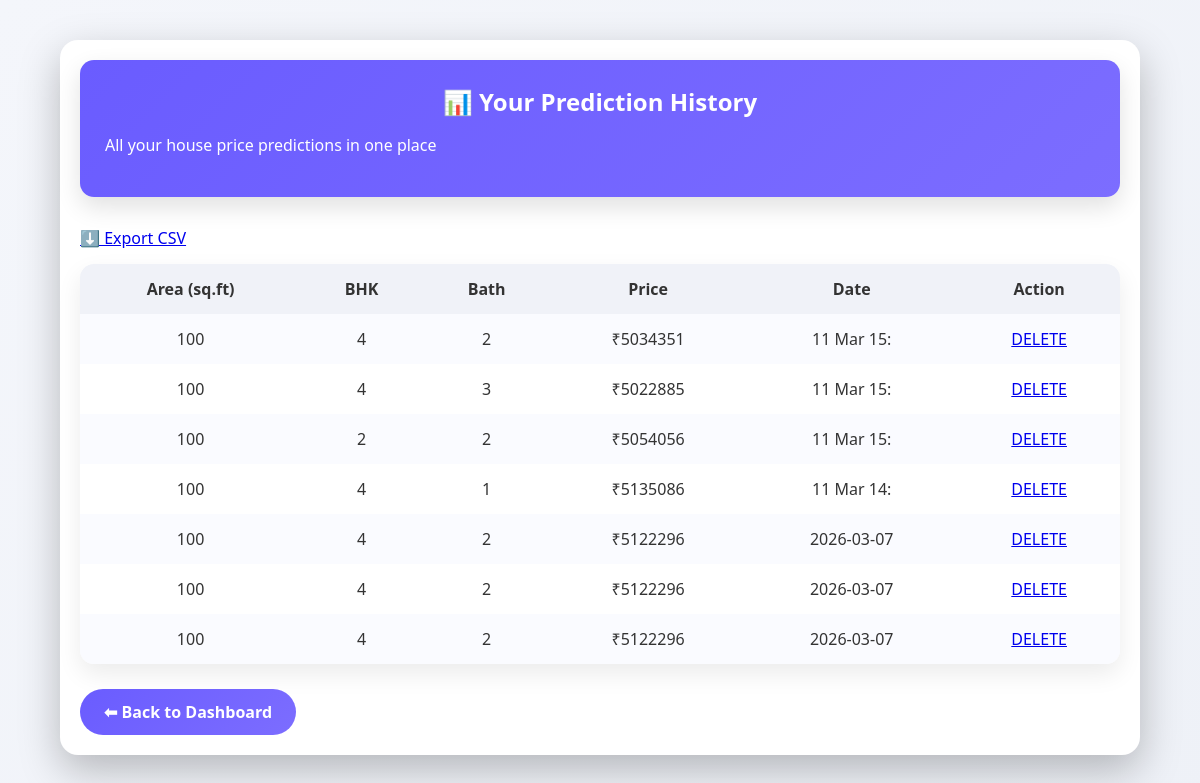
Before: /user/history (signed in) with the older database file.
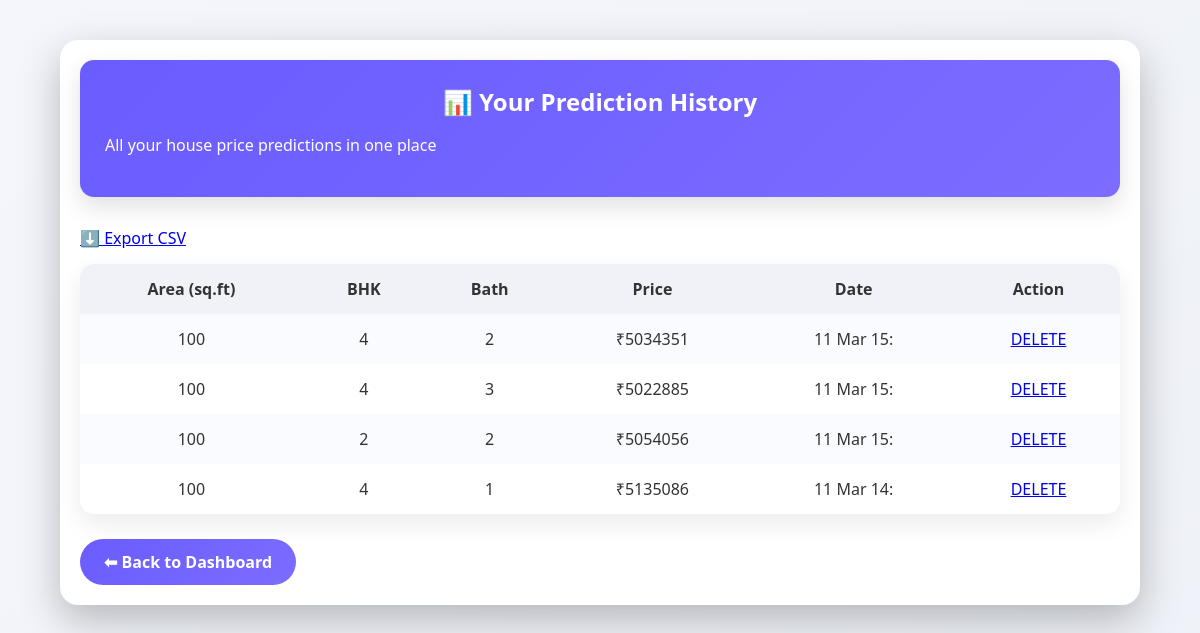
After: the same page with the newer database file.
### tables this page shows
CREATE TABLE predictions (
            id INTEGER PRIMARY KEY AUTOINCREMENT,
            area INTEGER,
            bedrooms INTEGER,
            bathrooms INTEGER,
            model TEXT,
            price INTEGER,
            time TEXT,
            user_email TEXT
        );

### app.py (the view)
@app.route("/user/history")
def user_history():
    if not session.get("user_email"):
        return redirect("/login_user")
    conn = get_db()
    rows = conn.execute("""
        SELECT id, area, bedrooms, bathrooms, model, price, time
        FROM predictions
        WHERE user_email = ?
        ORDER BY id DESC
    """, (session["user_email"],)).fetchall()
    conn.close()
    return render_template(
        "user_history.html",
        predictions=rows,
        user=session.get("user")
    )

### app.py (called while the page is built)
@app.context_processor
def inject_user():
    return {
        "is_admin": session.get("admin"),
        "is_user": session.get("user"),
        "user_name": session.get("user")
    }

### database.py (called while the page is built)
def get_db():
    conn = sqlite3.connect(DB_NAME)
    conn.row_factory = sqlite3.Row
    return conn

### templates/user_history.html (shortened to what this page needs)
<!DOCTYPE html>
<html lang="en">
<head>
    <link rel="stylesheet" href="{{ url_for('static', filename='style.css') }}">
</head>
<body>
<div class="container">
    <div class="header">
        <h2>📊 Your Prediction History</h2>
        <p>All your house price predictions in one place</p>
    </div>
    <div style="margin-bottom:15px;">
    <a href="/user/download" class="btn btn-primary">
        ⬇️ Export CSV
    </a>
</div>
{% if predictions %}
    <table>
        <tr>
            <th>Area (sq.ft)</th>
            <th>BHK</th>
            <th>Bath</th>
            <th>Price</th>
            <th>Date</th>
            <th>Action</th>
        </tr>
        {% for p in predictions %}
        <tr>
    <td>{{ p.area }}</td>
    <td>{{ p.bedrooms }}</td>
    <td>{{ p.bathrooms }}</td>
    <td>₹{{ p.price }}</td>
    <td>{{ p.time[:10] }}</td>
    <td>
        <a href="/user/delete/{{ p.id }}"
           onclick="return confirm('Delete this prediction?')">
           DELETE
        </a>
    </td>
</tr>
        {% endfor %}
    </table>
    {% else %}
        <div class="empty">
            <h3>No predictions found</h3>
            <p>Start predicting house prices to see history here.</p>
        </div>
    {% endif %}
    <a href="/user_dashboard" class="back-btn">⬅ Back to Dashboard</a>
</div>
</body>
</html>

### static/style.css (style rules this page uses)
:root { --primary: #667eea; --secondary: #764ba2; --bg: #f4f6fb; --card: #ffffff; --text: #333; }
* { box-sizing: border-box; }
body { margin: 0; font-family: "Segoe UI", Tahoma, sans-serif; background: var(--bg); color: var(--text); min-height: 100vh; transition: background 0.5s ease, color 0.5s ease; }
.container { width: 90%; max-width: 950px; margin: 90px auto; background: var(--card); padding: 30px; border-radius: 18px; box-shadow: 0 15px 40px rgba(0,0,0,0.25); animation: fadeIn 0.7s ease; transition: background 0.5s ease; }
h1, h2 { text-align: center; }

### templates/user_history.html (style rules this page uses)
body { margin: 0; font-family: "Segoe UI", sans-serif; background: linear-gradient(135deg, #f4f6fb, #eef1f7); }
.container { max-width: 1100px; margin: 40px auto; padding: 20px; }
.header { background: linear-gradient(135deg, #6a5cff, #7c6dff); color: #fff; padding: 25px; border-radius: 14px; box-shadow: 0 10px 25px rgba(0,0,0,0.12); margin-bottom: 30px; }
.header h2 { margin: 0; }
table { width: 100%; border-collapse: collapse; background: #fff; border-radius: 14px; overflow: hidden; box-shadow: 0 10px 25px rgba(0,0,0,0.08); }
th, td { padding: 14px 16px; text-align: center; }
th { background: #f0f2f8; color: #333; font-weight: 600; }
tr:nth-child(even) { background: #fafbff; }
.back-btn { display: inline-block; margin-top: 25px; padding: 12px 24px; background: linear-gradient(135deg, #6a5cff, #7c6dff); color: #fff; border-radius: 30px; text-decoration: none; font-weight: 600; }

Changed rows visible on the page:
removed predictions: area "100", bedrooms "4", bathrooms "2", price "5122296", time "2026-03-07"
removed predictions: area "100", bedrooms "4", bathrooms "2", price "5122296", time "2026-03-07"
removed predictions: area "100", bedrooms "4", bathrooms "2", price "5122296", time "2026-03-07"
